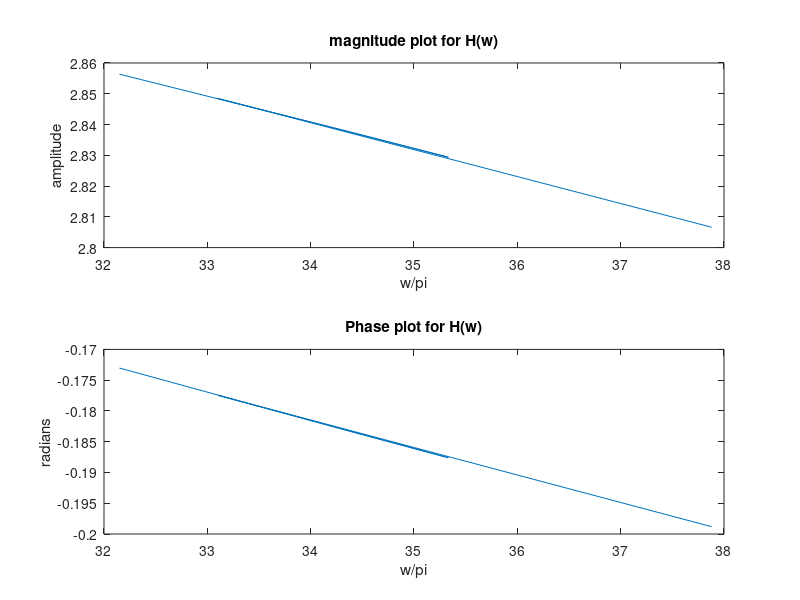

This figure's MATLAB source:
close all;
clear;
clc;

%% part2
b = [2,1];
a = [1,.25,-.25];
[H,w] = freqz(b,a,'whole', 2000);

subplot(2,1,1);
plot(w/pi,(abs(H)));
xlabel('w/pi');
ylabel('amplitude');
title('magnitude plot for H(w)');

subplot(2,1,2);
plot(w/pi, angle(H));
xlabel('w/pi');
ylabel('radians');
title('Phase plot for H(w)');


